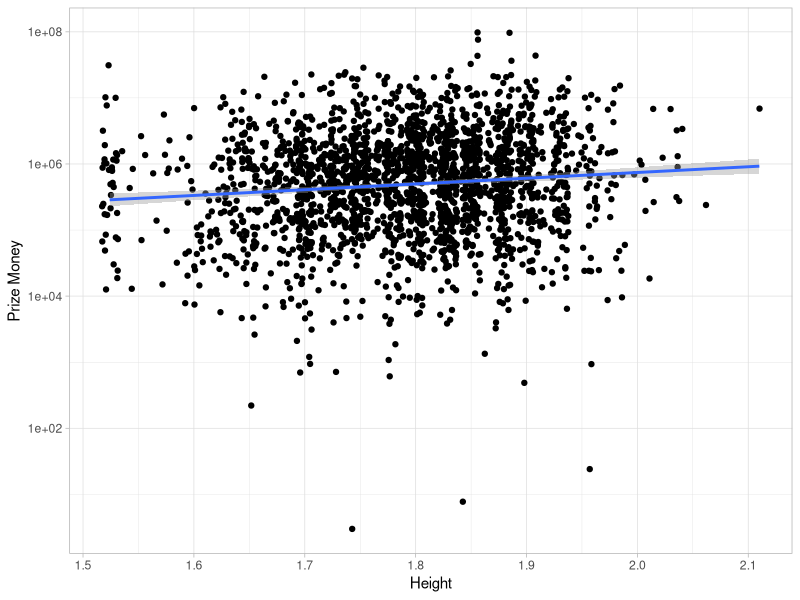
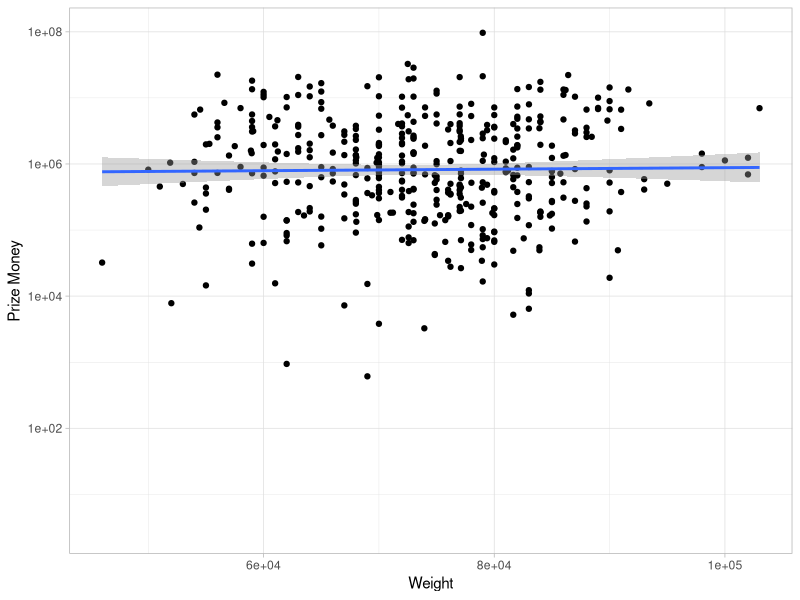
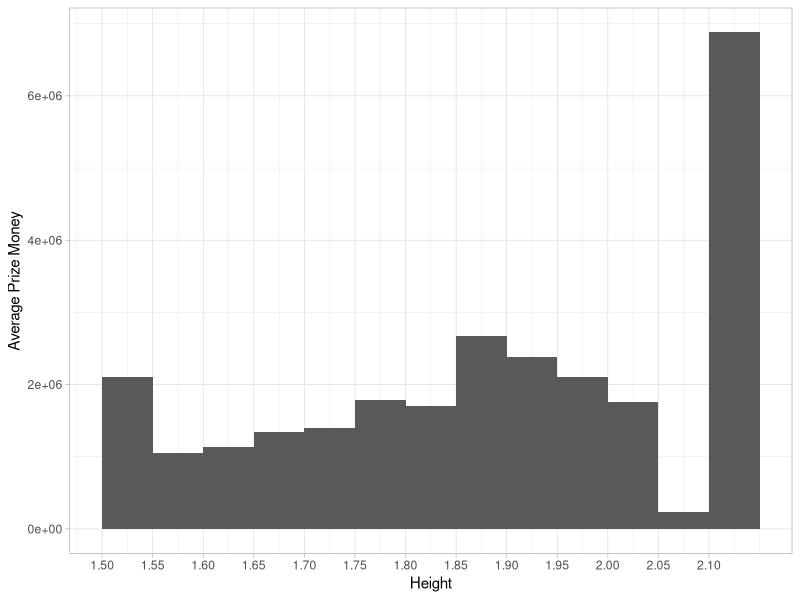
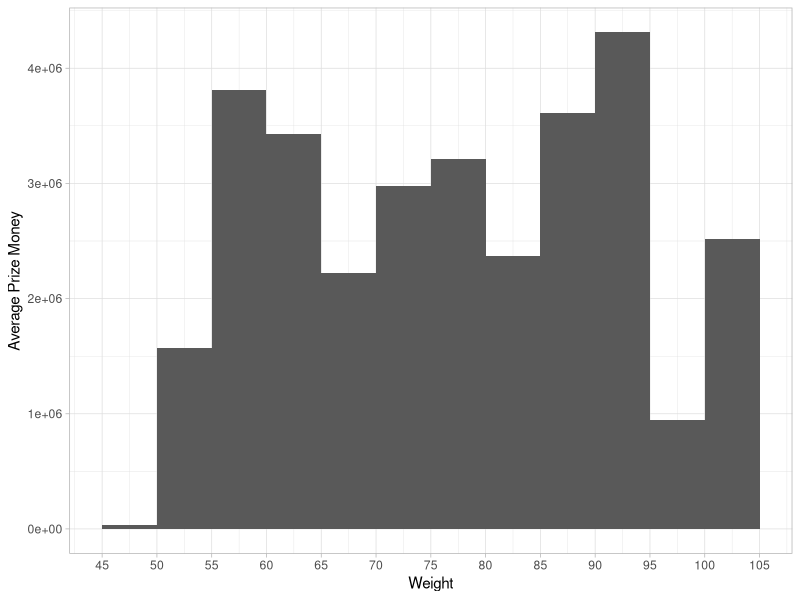
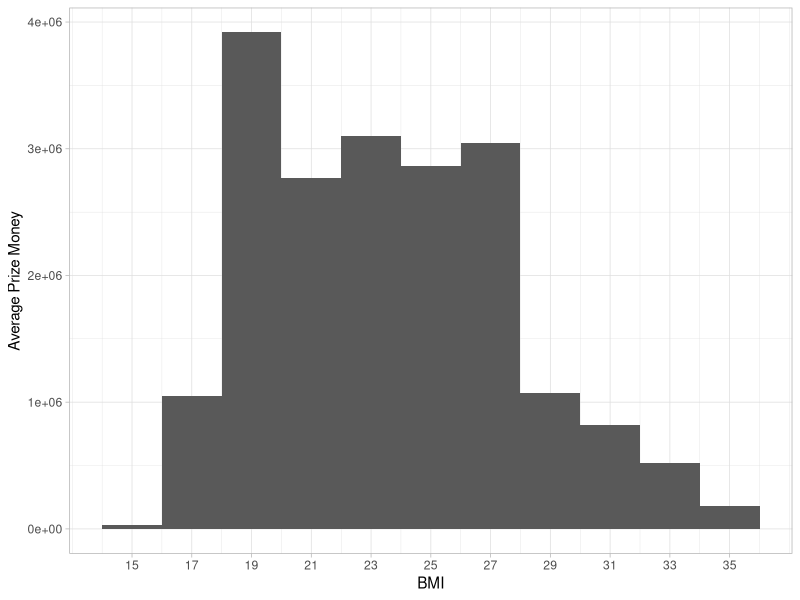

Reproduce these figures in R, in order. (Note: this script raises an error after producing the figures.)
library(tidyverse)
library(ggplot2)

graph1 <- read_csv("huge_csv.csv") |>
  filter(height != 0) |>
  mutate(BMI = (weight/1000)/(height^2)) |>
  mutate(weight_kg = weight/1000)

ggplot(data = graph1) +
  aes(x = height, y = prize_money) +
  scale_y_log10() +
  theme_light() +
  geom_point(position = position_jitter(0.008)) +
  geom_smooth(method = "lm") +
  labs(x = "Height",
       y = "Prize Money")

ggplot(data = graph1) +
  aes(x = weight, y = prize_money) +
  scale_y_log10() +
  theme_light() +
  geom_point(position = position_jitter(0.01)) +
  geom_smooth(method = "lm") +
  labs(x = "Weight",
       y = "Prize Money")

ggplot(data = graph1) +
  aes(x = height, y = prize_money) +
  theme_light() +
  scale_x_continuous(breaks = seq(1.5, 2.1, by = 0.05)) +
  stat_summary_bin(fun = "mean", geom = "col", binwidth = 0.05) +
  labs(y = "Average Prize Money",
       x = "Height")

ggplot(data = graph1) +
  aes(x = weight_kg, y = prize_money) +
  theme_light() +
  scale_x_continuous(breaks = seq(45, 105, by = 5)) +
  stat_summary_bin(fun = "mean", geom = "col", binwidth = 5) +
  labs(y = "Average Prize Money",
       x = "Weight")

ggplot(data = graph1) +
  aes(x = BMI, y = prize_money) +
  theme_light() +
  scale_x_continuous(breaks = seq(15, 35, by = 2)) +
  stat_summary_bin(fun = "mean", geom = "col", binwidth = 2) +
  labs(y = "Average Prize Money",
       x = "BMI")

ggplot(data = graph1) +
  aes(x = birth_year, y = prize_money) +
  theme_light() +
  scale_x_continuous(breaks = seq(1930, 2000, by = 10)) +
  stat_summary_bin(fun = "mean", geom = "col", binwidth = 5) +
  labs(y = "Average Prize Money",
       x = "Birth Year")